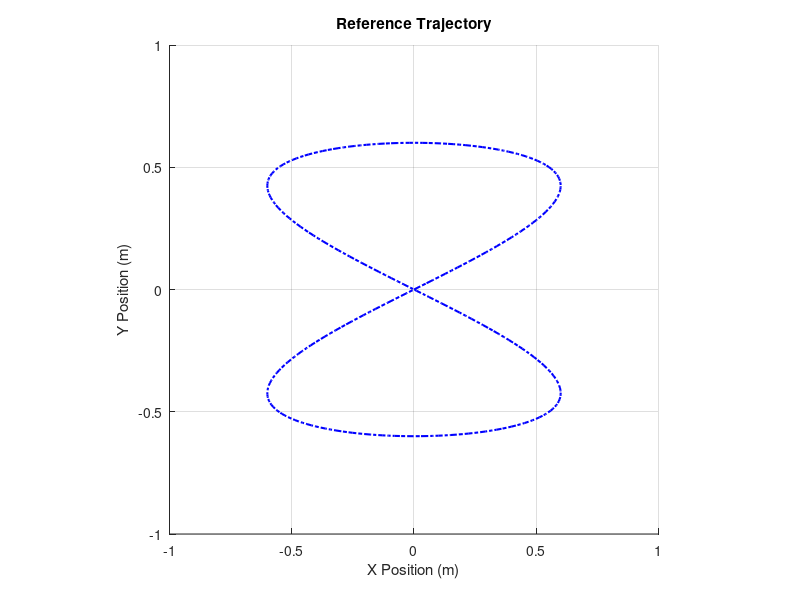

The MATLAB source for this figure: (Note: this script raises an error after producing the figure.)
clear; clc; close all;

%% Robot & Sim. Data
R = 0.021;      % m
D = 0.1047;     % m
omegaBar = 10;  % rad/s

Ts = 0.15;      % s
b = 0.15;       % Look-ahead distance of point B 
kf = 44;        % sim. Time

% Time Vector 
t = 0:Ts:kf;    % Array of discrete time steps
N = length(t);

% Pre-allocate variables 
d_norms = zeros(1, N);

xr = zeros(1,N);
yr = zeros(1,N);
theta_r = zeros(1,N);

vr = zeros(1,N);
wr = zeros(1,N);

ur = zeros(2,N);

%% Compute reference trajectory

for k = 1:N
    tk = t(k);
    
    % Reference Trajectory 
    xr(k) = 0.6*sin(tk/3.5); 
    yr(k) = 0.6*sin(tk/7);
    
    % 1st derivatives 
    x_dot = (0.6 / 3.5) * cos(tk / 3.5);
    y_dot = (0.6 / 7.0) * cos(tk / 7.0);
    
    % 2nd derivatives 
    x_ddot = -(0.6 / 3.5^2) * sin(tk / 3.5);
    y_ddot = -(0.6 / 7.0^2) * sin(tk / 7.0);
    
    % Unicycle Reference Velocities (Eq 11) 
    vr(k) = sqrt(x_dot^2 + y_dot^2);
    
    % Prevent division by zero 
    if (x_dot^2 + y_dot^2) == 0
        wr(k) = 0;
    else
        wr(k) = (y_ddot * x_dot - x_ddot * y_dot) / (x_dot^2 + y_dot^2);
    end
    
    theta_r(k) = atan2(y_dot, x_dot);
    
    % Virtual Reference Input ur(k) (Eq 17) 
    T_FL_inv = [cos(theta_r(k)), -b * sin(theta_r(k)); 
                sin(theta_r(k)),  b * cos(theta_r(k))];
            
    ur(:,k) = T_FL_inv * [vr(k); wr(k)];
    
    % Disturbance d(k) (Eq 16) 
    B = eye(2) * Ts;
    d = -B * ur(:,k);
    
    % Euclidean norm (length) of the disturbance vector
    d_norms(k) = norm(d);
end

% maximum disturbance radius for Set D
radii.rD = max(d_norms);
fprintf('radius of the disturbance set D (rd): %.4f\n', radii.rD);

% Plots
figure;
hold on;
title('Reference Trajectory')
plot(xr, yr, 'b-.', 'LineWidth', 1.5); 
xlabel('X Position (m)');
ylabel('Y Position (m)');
grid on;
xlim([-1 1]);
ylim([-1 1]);
axis square
hold off;

%% Offline Phase

% Calculate radii
radii.rU = (2 * omegaBar * R * b) / (sqrt(4 * b^2 + D^2));
fprintf('radius of set circ. approx. U [see (20)]: %.4f\n', radii.rU);

radii.rBU = radii.rU * Ts;
fprintf('radius of BU [see (20)]: %.4f\n', radii.rBU);

if radii.rD < radii.rBU
    disp('Assumption 1 has been validated!')
else
    disp(['Assumption 1 cannot be validated: controller may not have sufficient' ...
        'authority to overcome disturbance'])
end

% Initial.
q0 = [0.6; 0; pi];
z0 = q0(1:2) + [b * cos(q0(3)); b * sin(q0(3))];
zr0 = [xr(1) + b * cos(theta_r(1)); yr(1) + b * sin(theta_r(1))];
zTilde0 = z0 - zr0;

% Compute ROSC sets Ti
radii.T = zeros(1,500);
radii.T(1) = radii.rD;
i = 2;

while ~isCovered(zTilde0, radii.T(i-1))
    radii.T(i) = radii.T(i-1) - radii.rD + Ts * radii.rU;
    i = i + 1;
end

function boolean = isCovered(zTilde0, r)
    dist = norm(zTilde0,2);
    boolean = dist <= r;
end

radii.T = radii.T(1:i-1);
Nradii = length(radii.T);

% Plots
figure;
hold on;
title('ROSC sets $\mathcal{T}_i, i=1,\dots,N$', 'Interpreter','latex')
grid on;
theta = linspace(0,2*pi,360);
for i = 1:Nradii
    r = radii.T(i);
    x = r*cos(theta);
    y = r*sin(theta);
    if i == 1
        hRed = plot(x,y,'-','Color','r');
    else
        plot(x,y,'-','Color','b');
    end
    axis equal;
end
hDot = plot(zTilde0(1),zTilde0(2),'LineStyle','none','Marker','hexagram','MarkerSize',8,'Color','black','MarkerFaceColor','black');
legend( [hRed,hDot],{'Set $\mathcal{D}$','$\tilde{z}(0)$'},'Interpreter','latex');
hold off

%% Online
X = zeros(3,N);
X(:,1) = q0;

Z = zeros(2,N);
Zr = zeros(2,N);
ZTilde = zeros(2,N);

U_opt = zeros(2,N);

Hd = [-1/omegaBar   0        1/omegaBar      0;
      0         -1/omegaBar      0         1/omegaBar]';
T = [R/2 R/2; R/D -R/D];
A = eye(2);

WR = zeros(1,N);
WL = zeros(1,N);

for k = 1:N
    % Compute zTilde, store
    theta_k = X(3,k);
    z_k = X(1:2,k) + [b * cos(theta_k); b * sin(theta_k)];
    zr_k = [xr(k) + b * cos(theta_r(k)); yr(k) + b * sin(theta_r(k))];
    zTilde_k = z_k - zr_k;
    
    Z(:,k) = z_k;
    Zr(:,k) = zr_k;
    ZTilde(:,k) = zTilde_k;

    % Compute U(theta)
    T_FL_theta_k = [cos(theta_k) sin(theta_k); -sin(theta_k)/b cos(theta_k)/b];
    H_theta_k = Hd * inv(T) * T_FL_theta_k;

    % Compute ur_k
    
    % Find i_min
    i_min = 0;
    for i = 1:Nradii
        if isCovered(zTilde_k, radii.T(i))
            i_min = i;
        end
    end

    % Solve optimization
    if i_min > 1
        objFun = @(u) objective(u, A, B, zTilde_k, ur(:,k));
        conFun = @(u) constr(u, A, B, zTilde_k, ur(:,k), radii.T(i_min-1));
        options = optimoptions('fmincon', 'Display', 'none');
        [u_opt, ~] = fmincon(objFun, [0; 0], ...
                          H_theta_k, ones(4,1), ... 
                          [], [], ... 
                          [], [], ... 
                          conFun, ...  
                          options);  
    else
        leftPart = ones(4,1) + H_theta_k * inv(B) * zTilde_k;
        [ur_k_hat, ~] = quadprog(2 * eye(2), -2 * ur(:,k), H_theta_k, leftPart);
        u_opt = -inv(B) * zTilde_k + ur_k_hat;
    end

    % Compute wR,wL
    command = inv(T) * T_FL_theta_k * u_opt;
    WR(k) = command(1);
    WL(k) = command(2);

    % Apply to robot
    velocities = T * command;
    vk = velocities(1);
    wk = velocities(2);

    X(:,k+1) = X(:,k) + [Ts * vk * cos(theta_k); Ts * vk * sin(theta_k); Ts * wk];
end

plot(X(1,:),X(2,:))
